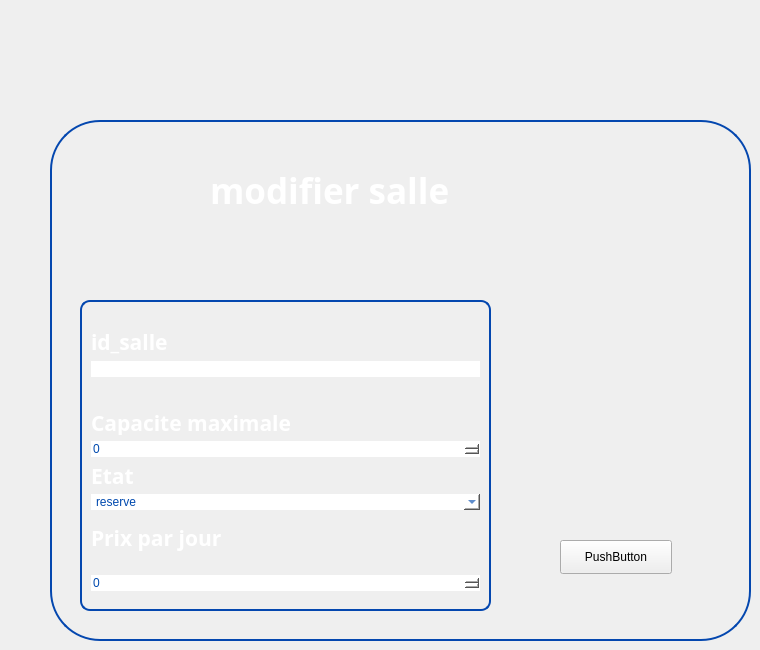
   <widget class="QWidget" name="modifsalle">
    <widget class="QGroupBox" name="groupBox_70">
     <property name="geometry">
      <rect>
       <x>50</x>
       <y>120</y>
       <width>701</width>
       <height>521</height>
      </rect>
     </property>
     <property name="styleSheet">
      <string notr="true">QGroupBox {
	border-radius:50px;
    border: 2px solid #0447AF; /* Red border */
}
</string>
     </property>
     <property name="title">
      <string/>
     </property>
     <widget class="QLabel" name="label_244">
      <property name="geometry">
       <rect>
        <x>190</x>
        <y>30</y>
        <width>51</width>
        <height>51</height>
       </rect>
      </property>
      <property name="text">
       <string/>
      </property>
      <property name="pixmap">
       <pixmap>../../Downloads/wetransfer_gestion-de-formations_2024-02-16_1550/icons/client.png</pixmap>
      </property>
      <property name="scaledContents">
       <bool>true</bool>
      </property>
     </widget>
     <widget class="QLabel" name="label_245">
      <property name="geometry">
       <rect>
        <x>160</x>
        <y>40</y>
        <width>671</width>
        <height>61</height>
       </rect>
      </property>
      <property name="font">
       <font>
        <family>Plus Jakarta Sans</family>
        <pointsize>26</pointsize>
        <weight>75</weight>
        <bold>true</bold>
       </font>
      </property>
      <property name="styleSheet">
       <string notr="true">color:white;
    background: transparent;
</string>
      </property>
      <property name="text">
       <string>modifier salle</string>
      </property>
     </widget>
     <widget class="QLabel" name="label_246">
      <property name="geometry">
       <rect>
        <x>70</x>
        <y>20</y>
        <width>81</width>
        <height>81</height>
       </rect>
      </property>
      <property name="text">
       <string/>
      </property>
      <property name="pixmap">
       <pixmap>:/Desktop/imageprojetcpp/gestion-de-projet.png</pixmap>
      </property>
      <property name="scaledContents">
       <bool>true</bool>
      </property>
     </widget>
     <widget class="QGroupBox" name="verticalGroupBox_23">
      <property name="geometry">
       <rect>
        <x>30</x>
        <y>180</y>
        <width>411</width>
        <height>311</height>
       </rect>
      </property>
      <property name="styleSheet">
       <string notr="true">	border-radius:10px;
color:white;</string>
      </property>
      <layout class="QVBoxLayout" name="verticalLayout_31">
       <item>
        <widget class="Line" name="line_139">
         <property name="orientation">
          <enum>Qt::Horizontal</enum>
         </property>
        </widget>
       </item>
       <item>
        <widget class="Line" name="line_140">
         <property name="orientation">
          <enum>Qt::Horizontal</enum>
         </property>
        </widget>
       </item>
       <item>
        <widget class="QLabel" name="label_250">
         <property name="font">
          <font>
           <family>Gill Sans MT</family>
           <pointsize>16</pointsize>
           <weight>75</weight>
           <bold>true</bold>
          </font>
         </property>
         <property name="styleSheet">
          <string notr="true">color:white;</string>
         </property>
         <property name="text">
          <string>id_salle</string>
         </property>
        </widget>
       </item>
       <item>
        <widget class="QLineEdit" name="lineEditIdSalle_3"/>
       </item>
       <item>
        <widget class="Line" name="line_141">
         <property name="orientation">
          <enum>Qt::Horizontal</enum>
         </property>
        </widget>
       </item>
       <item>
        <widget class="Line" name="line_142">
         <property name="orientation">
          <enum>Qt::Horizontal</enum>
         </property>
        </widget>
       </item>
       <item>
        <widget class="Line" name="line_143">
         <property name="orientation">
          <enum>Qt::Horizontal</enum>
         </property>
        </widget>
       </item>
       <item>
        <widget class="QLabel" name="label_247">
         <property name="font">
          <font>
           <family>Gill Sans MT</family>
           <pointsize>16</pointsize>
           <weight>75</weight>
           <bold>true</bold>
          </font>
         </property>
         <property name="styleSheet">
          <string notr="true">color:white;</string>
         </property>
         <property name="text">
          <string>Capacite maximale</string>
         </property>
        </widget>
       </item>
       <item>
        <widget class="QSpinBox" name="spinBoxsalle_3">
         <property name="styleSheet">
          <string notr="true">color:rgb(0,73,174);
background:white;</string>
         </property>
         <property name="maximum">
          <number>5000</number>
         </property>
         <property name="singleStep">
          <number>100</number>
         </property>
        </widget>
       </item>
       <item>
        <widget class="QLabel" name="label_248">
         <property name="font">
          <font>
           <family>Gill Sans MT</family>
           <pointsize>16</pointsize>
           <weight>75</weight>
           <bold>true</bold>
          </font>
         </property>
         <property name="styleSheet">
          <string notr="true">color:white;</string>
         </property>
         <property name="text">
          <string>Etat</string>
         </property>
        </widget>
       </item>
       <item>
        <widget class="QComboBox" name="comboBoxsalle_3">
         <property name="styleSheet">
          <string notr="true">color:rgb(0,73,174);
background:white;</string>
         </property>
         <item>
          <property name="text">
           <string>reserve</string>
          </property>
         </item>
         <item>
          <property name="text">
           <string>non reserve</string>
          </property>
         </item>
        </widget>
       </item>
       <item>
        <widget class="Line" name="line_144">
         <property name="orientation">
          <enum>Qt::Horizontal</enum>
         </property>
        </widget>
       </item>
       <item>
        <widget class="QLabel" name="label_249">
         <property name="font">
          <font>
           <family>Gill Sans MT</family>
           <pointsize>16</pointsize>
           <weight>75</weight>
           <bold>true</bold>
          </font>
         </property>
         <property name="styleSheet">
          <string notr="true">color:white;</string>
         </property>
         <property name="text">
          <string>Prix par jour</string>
         </property>
        </widget>
       </item>
       <item>
        <widget class="Line" name="line_145">
         <property name="orientation">
          <enum>Qt::Horizontal</enum>
         </property>
        </widget>
       </item>
       <item>
        <widget class="Line" name="line_146">
         <property name="orientation">
          <enum>Qt::Horizontal</enum>
         </property>
        </widget>
       </item>
       <item>
        <widget class="QSpinBox" name="doubleSpinBoxsalle_3">
         <property name="styleSheet">
          <string notr="true">color:rgb(0,73,174);
background:white;</string>
         </property>
         <property name="maximum">
          <number>5000</number>
         </property>
         <property name="singleStep">
          <number>100</number>
         </property>
        </widget>
       </item>
       <item>
        <widget class="Line" name="line_147">
         <property name="orientation">
          <enum>Qt::Horizontal</enum>
         </property>
        </widget>
       </item>
      </layout>
     </widget>
     <widget class="QPushButton" name="modifiersalle">
      <property name="geometry">
       <rect>
        <x>510</x>
        <y>420</y>
        <width>112</width>
        <height>34</height>
       </rect>
      </property>
      <property name="text">
       <string>PushButton</string>
      </property>
     </widget>
    </widget>
   </widget>
